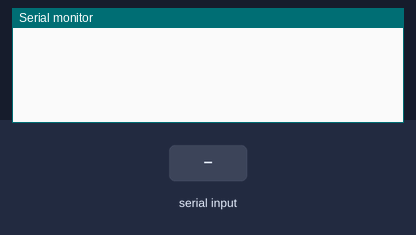
Recording of a sketch running on a simulated Arduino Uno, built with avr-gcc and run on an emulated ATmega328P. On the bench: the last lines printed to the serial monitor. Inputs (shaded band) come from the test bench.

Above: at 1.2 s.
1.3 s: "90,45\n" received over Serial
At 1.8 s:
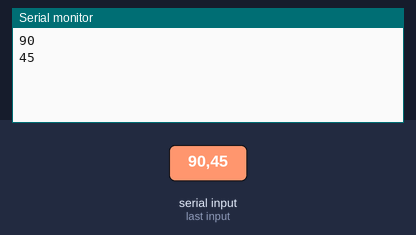
2.8 s: "30,150\n" received over Serial
At 4.2 s:
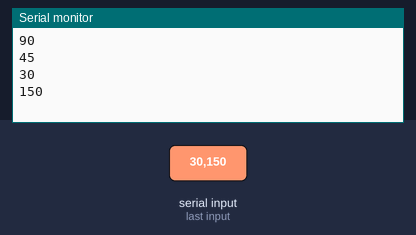
Timing chart, 0 to 5.8 s (numbered marks = the images above; inputs shaded):
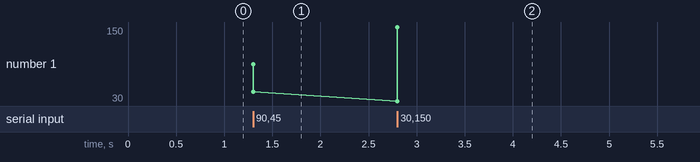

Measured:
- after the input at 1.3 s, the serial monitor: prints a new line at once (image 1)
- after the input at 2.8 s, the serial monitor: prints a new line at once (image 2)
- plotted number 1: 45 → 150 after the input at 2.8 s

The sketch:

serial--nolib.ino
```cpp
#include <SPI.h>   //library spi
//#include <AD5290.h>
//byte address=0x11;//B00010001 //command write mcp
int CS= 10;       // insisialisasi chip select master connected to slave
int dataIn;      //inisialisasi variabel

void setup()                //conf
{
  pinMode (CS, OUTPUT);      //assigned CS pin to 10 mcu as output
   SPI.begin();             // setup spi begin corespond spi library
   Serial.begin(115200);   //setup serial communication
}
void loop() {              //main prog

if(Serial.available())
{
  int dataIn = Serial.parseInt();
      if(dataIn!=0){
      digitalPotWrite(dataIn); //change wiper position between 1-255 pos
      Serial.println(dataIn);
      }
      if(dataIn==256){          //memasukan perintah wiper ke posisi 0 karena serial parseint mengembalikan angka 0
      digitalPotWrite(0);        //safe mode agar posisi wiper tidak acak ketika ada masalah/overvalue input  pada komunikasi spi
      Serial.println("0");
      }
      if(dataIn>256||dataIn<0){  //membatasi posisi wiper hanya dalam posisi 0-255
      digitalPotWrite(127);      //safe mode  agar tidak over current pada terminal
      Serial.println("127");
      }
}
}


int digitalPotWrite(int value)  //assign function to change wiper digital potentiometer
{
  digitalWrite(CS, LOW);    // memulai proses transfer data spi
  //SPI.transfer(address); //untuk command control write mcp41hv51
  SPI.transfer(value);      // mengirimkan data spi untuk mengubah posisi wiper
  digitalWrite(CS, HIGH);   //mengakhiri proses transfer data spi
}
```
